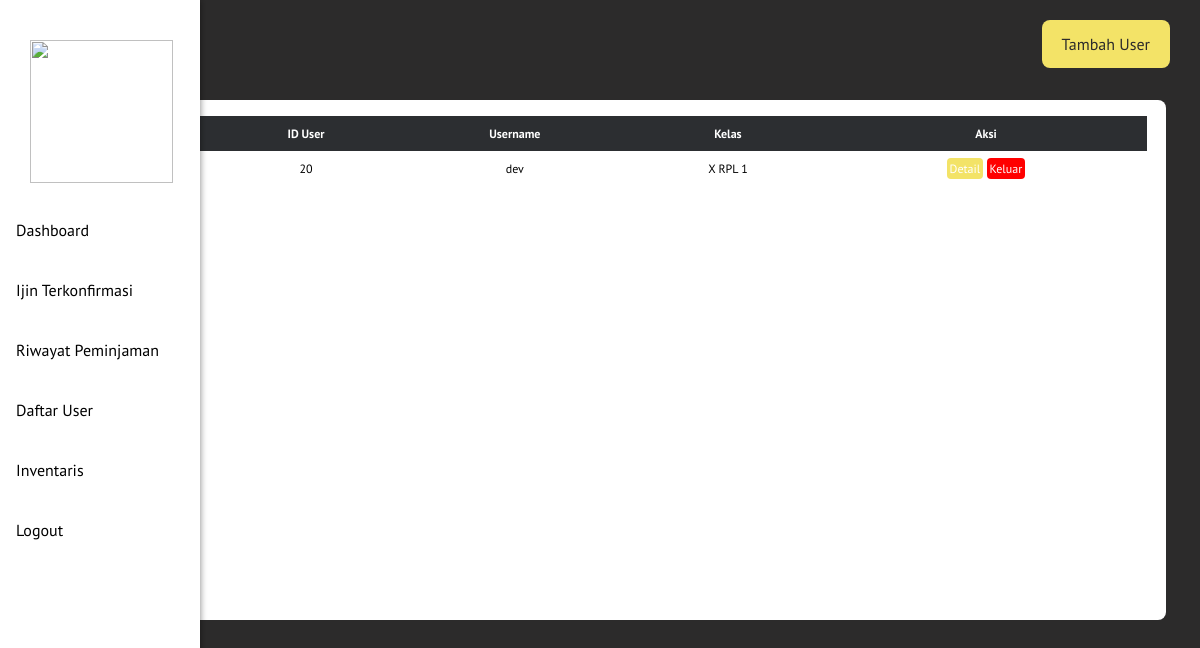
Screenshot of /admin/page/user.php (signed in) with the database file from the repository.
### tables this page shows
CREATE TABLE `user` (
  `id_user` int(11) NOT NULL,
  `username` varchar(10) NOT NULL,
  `password` text NOT NULL,
  `dp` varchar(255) DEFAULT 'user_def.jpg',
  `kelas` varchar(7) NOT NULL,
  `email` varchar(100) NOT NULL
);

### admin/page/user.php (the view, shortened to what this page needs)
<?php
require "../function/functions.php";
$user = mysqli_query($conn, "SELECT * FROM user ORDER BY id_user DESC");
?>
<!DOCTYPE html>
<html lang="en">
<head>
    <link rel="stylesheet" href="../css/user.css">
    <link rel="stylesheet" href="../css/font.css">
</head>
<body>
    <div class="lefty-nav">
    <img src="../img/admin.png">
    <div class="butt-space">
    <a href="dashboard.php">Dashboard</a>
    <a href="ijin_konf.php">Ijin Terkonfirmasi</a>
    <a href="rwt_ijin.php">Riwayat Peminjaman</a>
    <a href="">Daftar User</a>
    <a href="dftr_inv.php">Inventaris</a>
    <a href="../function/logggout.php">Logout</a>
    </div>
    </div>
    <a class="usr_add" href="add_user.php">Tambah User</a>
    <div class="card-table-user">
        <table border="0" cellpadding="10" cellspacing="0">
<tr>
    <th class="no">No.</th>
	<th class="tb-sm-col">ID User</th>
    <th class="tb-sm-col">Username</th>
    <th>Kelas</th>
	<th class="actions">Aksi</th>
</tr>
<?php $i = 1; ?>
<?php foreach($user as $row): ?>
	<tr>
		<td><?php echo $i; ?></td>
		<td><?php echo $row["id_user"]; ?></td>
        <td><?php echo $row["username"]; ?></td>
        <td><?php echo $row["kelas"]; ?></td>
		<td>
            <a href="detail_akun.php?no=<?php echo $row["id_user"]; ?>">Detail</a>
            <a class="a_delete" href="../function/hapus_akun.php?no=<?php echo $row["id_user"]; ?>" onclick="return confirm('Aksi ini akan menghilangkan user anda selamanya.');">Keluar</a>
		</td>
	</tr>
    <?php $i++;?>
	<?php endforeach; ?>
</table>
</div>
</body>
</html>

### admin/css/user.css (style rules this page uses)
body { background-color: #2c2b2b; background-size: cover; background-repeat: no-repeat; background-attachment: fixed; }
.usr_add { background-color: #F3E367; border-radius: 8px; padding: 20px; text-align: center; line-height: 50%; position: absolute; top: 20px; color: #2c2b2b; font-family: 'PT Sans', sans-serif; right: 30px; text-decoration: none; }
.lefty-nav { height: 100%; width: 200px; position: fixed; z-index: 1; top: 0; left: 0; background-color: #ffffff; overflow-x: hidden; padding-top: 20px; box-shadow: 0 0px 7px 0 rgba(0,0,0,0.5); }
.lefty-nav img { height: 143px; width: 143px; position: fixed; left: 30px; top: 40px; }
.lefty-nav .butt-space { position: fixed; top: 200px; }
.lefty-nav a { padding: 20px 8px 20px 16px; text-decoration: none; font-size: 16px; color: #000000; display: block; font-family: 'PT Sans', sans-serif; }
table { font-size: 12px; font-family: 'PT Sans', sans-serif; text-align: center; margin: 16px; width: 1055px; }
th { color: white; background-color: #2C2E31; }
.card-table-user a { text-decoration: none; color: rgb(255, 255, 255); background-color: #F3E367; padding: 3px; border-radius: 4px; }
.card-table-user .a_delete { text-decoration: none; color: rgb(255, 255, 255); background-color: rgb(255, 0, 0); padding: 3px; border-radius: 4px; }
.card-table-user { width: 1090px; height: 520px; position: absolute; top: 100px; right: 34px; background-color: #ffffff; border-radius: 8px; margin-bottom: 10px; }

### rows the page displays
user: id_user "20", username "dev", kelas "X RPL 1"
